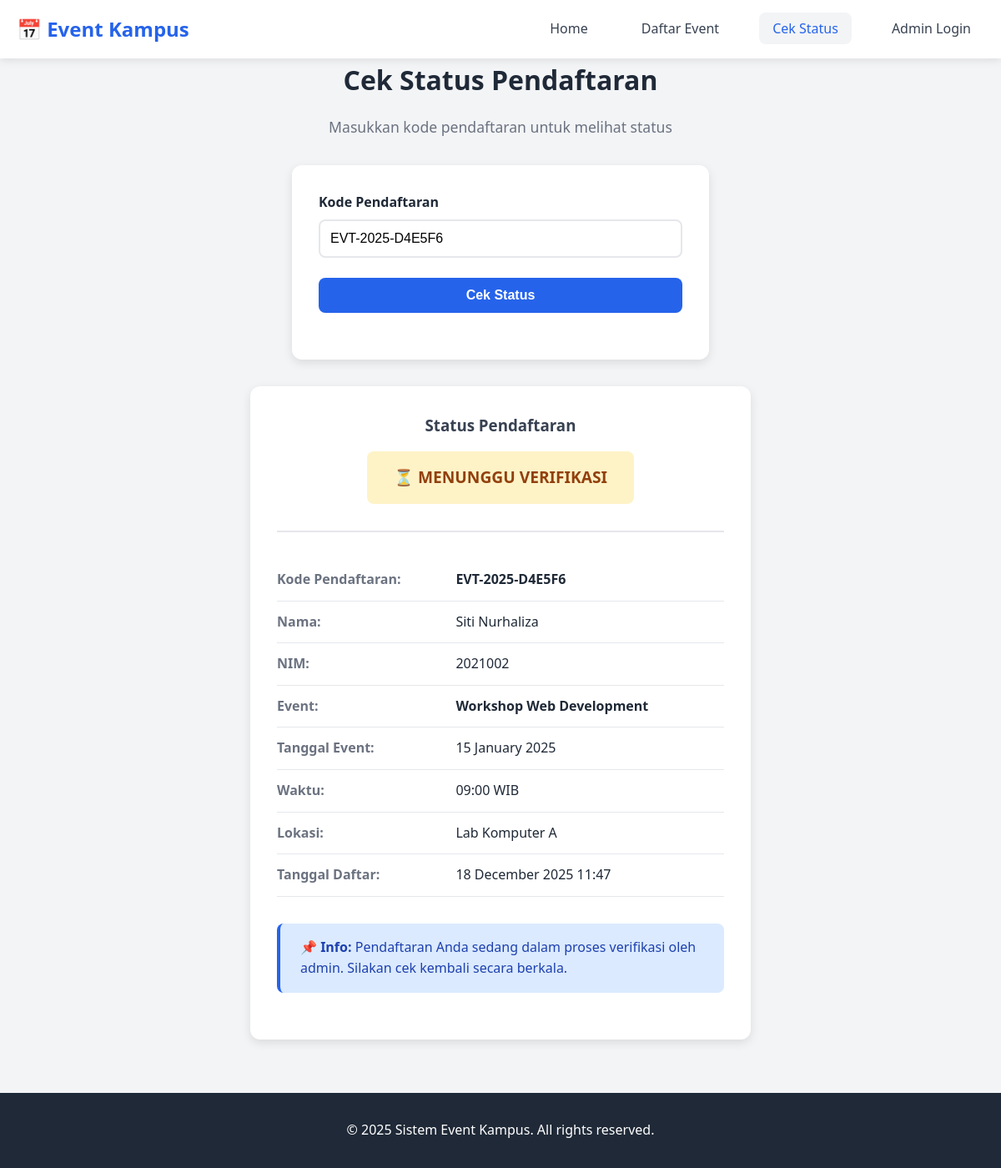
Screenshot of /cek_status.php?kode=EVT-2025-D4E5F6 with the database file from the repository.
### tables this page shows
CREATE TABLE pendaftaran (
    daftar_id INT AUTO_INCREMENT PRIMARY KEY,
    peserta_id INT NOT NULL,
    event_id INT NOT NULL,
    tanggal_daftar TIMESTAMP DEFAULT CURRENT_TIMESTAMP,
    status ENUM('pending', 'diterima', 'ditolak') DEFAULT 'pending',
    kode_unik VARCHAR(20) UNIQUE NOT NULL,
    deleted_at TIMESTAMP NULL,
    FOREIGN KEY (peserta_id) REFERENCES peserta(peserta_id) ON DELETE CASCADE,
    FOREIGN KEY (event_id) REFERENCES event(event_id) ON DELETE CASCADE,
    INDEX idx_status (status),
    INDEX idx_kode (kode_unik),
    INDEX idx_deleted (deleted_at),
    UNIQUE KEY unique_registration (peserta_id, event_id, deleted_at)
);

CREATE TABLE peserta (
    peserta_id INT AUTO_INCREMENT PRIMARY KEY,
    nama VARCHAR(100) NOT NULL,
    nim VARCHAR(20) NOT NULL UNIQUE,
    email VARCHAR(100) NOT NULL,
    no_hp VARCHAR(15) NOT NULL,
    jurusan VARCHAR(100),
    created_at TIMESTAMP DEFAULT CURRENT_TIMESTAMP,
    deleted_at TIMESTAMP NULL,
    INDEX idx_nim (nim),
    INDEX idx_email (email),
    INDEX idx_deleted (deleted_at)
);

CREATE TABLE event (
    event_id INT AUTO_INCREMENT PRIMARY KEY,
    nama_event VARCHAR(200) NOT NULL,
    tanggal DATE NOT NULL,
    waktu TIME NOT NULL,
    lokasi VARCHAR(200) NOT NULL,
    narasumber VARCHAR(200),
    deskripsi TEXT,
    kuota INT NOT NULL DEFAULT 0,
    banner VARCHAR(255),
    created_at TIMESTAMP DEFAULT CURRENT_TIMESTAMP,
    updated_at TIMESTAMP DEFAULT CURRENT_TIMESTAMP ON UPDATE CURRENT_TIMESTAMP,
    deleted_at TIMESTAMP NULL,
    INDEX idx_tanggal (tanggal),
    INDEX idx_deleted (deleted_at)
);

### config/db_connect.php (called while the page is built, shortened)
<?php
$conn = new mysqli(DB_HOST, DB_USER, DB_PASS, DB_NAME);
$conn->set_charset("utf8mb4");
function clean_input($data) {
    global $conn;
    $data = trim($data);
    $data = stripslashes($data);
    $data = htmlspecialchars($data, ENT_QUOTES, 'UTF-8');
    return $conn->real_escape_string($data);
}
?>

### public/cek_status.php (the view, shortened to what this page needs)
<?php
require_once '../config/db_connect.php';
$kode = isset($_GET['kode']) ? clean_input($_GET['kode']) : '';
$pendaftaran = null;
if (!empty($kode)) {
    $query = "SELECT pf.*, ps.nama, ps.nim, ps.email, ps.no_hp, e.nama_event, e.tanggal, e.waktu, e.lokasi
              FROM pendaftaran pf
              JOIN peserta ps ON pf.peserta_id = ps.peserta_id
              JOIN event e ON pf.event_id = e.event_id
              WHERE pf.kode_unik = ? AND pf.deleted_at IS NULL";
    $stmt = $conn->prepare($query);
    $stmt->bind_param("s", $kode);
    $stmt->execute();
    $result = $stmt->get_result();
    if ($result->num_rows > 0) {
        $pendaftaran = $result->fetch_assoc();
    }
}
?>
<!DOCTYPE html>
<html lang="id">
<head>
    <link rel="stylesheet" href="../assets/css/style.css">
</head>
<body>
    <nav class="navbar">
        <div class="container">
            <div class="nav-brand">
                <h1>📅 Event Kampus</h1>
            </div>
            <ul class="nav-menu">
                <li><a href="index.php">Home</a></li>
                <li><a href="daftar_event.php">Daftar Event</a></li>
                <li><a href="cek_status.php" class="active">Cek Status</a></li>
                <li><a href="../admin/admin_login.php">Admin Login</a></li>
            </ul>
        </div>
    </nav>
    <main class="container">
        <section class="page-header">
            <h2>Cek Status Pendaftaran</h2>
            <p>Masukkan kode pendaftaran untuk melihat status</p>
        </section>
        <div class="form-container" style="max-width: 500px;">
            <form method="GET" action="">
                <div class="form-group">
                    <label for="kode">Kode Pendaftaran</label>
                    <input
                        type="text"
                        id="kode"
                        name="kode"
                        class="form-control"
                        placeholder="Contoh: EVT-2025-ABC123"
                        value="<?php echo htmlspecialchars($kode); ?>"
                        required
                    >
                </div>
                <div class="form-group">
                    <button type="submit" class="btn btn-primary" style="width: 100%;">
                        Cek Status
                    </button>
                </div>
            </form>
        </div>
        <?php if (!empty($kode)): ?>
            <?php if ($pendaftaran): ?>
                <div class="status-card">
                    <div class="status-header">
                        <h3>Status Pendaftaran</h3>
                        <div class="status-badge-large status-<?php echo $pendaftaran['status']; ?>">
                            <?php
                            if ($pendaftaran['status'] === 'pending') echo '⏳ Menunggu Verifikasi';
                            elseif ($pendaftaran['status'] === 'diterima') echo '✅ Diterima';
                            else echo '❌ Ditolak';
                            ?>
                        </div>
                    </div>
                    <div class="info-row">
                        <div class="info-label">Kode Pendaftaran:</div>
                        <div class="info-value"><strong><?php echo htmlspecialchars($pendaftaran['kode_unik']); ?></strong></div>
                    </div>
                    <div class="info-row">
                        <div class="info-label">Nama:</div>
                        <div class="info-value"><?php echo htmlspecialchars($pendaftaran['nama']); ?></div>
                    </div>
                    <div class="info-row">
                        <div class="info-label">NIM:</div>
                        <div class="info-value"><?php echo htmlspecialchars($pendaftaran['nim']); ?></div>
                    </div>
                    <div class="info-row">
                        <div class="info-label">Event:</div>
                        <div class="info-value"><strong><?php echo htmlspecialchars($pendaftaran['nama_event']); ?></strong></div>
                    </div>
                    <div class="info-row">
                        <div class="info-label">Tanggal Event:</div>
                        <div class="info-value"><?php echo date('d F Y', strtotime($pendaftaran['tanggal'])); ?></div>
                    </div>
                    <div class="info-row">
                        <div class="info-label">Waktu:</div>
                        <div class="info-value"><?php echo date('H:i', strtotime($pendaftaran['waktu'])); ?> WIB</div>
                    </div>
                    <div class="info-row">
                        <div class="info-label">Lokasi:</div>
                        <div class="info-value"><?php echo htmlspecialchars($pendaftaran['lokasi']); ?></div>
                    </div>
                    <div class="info-row">
                        <div class="info-label">Tanggal Daftar:</div>
                        <div class="info-value"><?php echo date('d F Y H:i', strtotime($pendaftaran['tanggal_daftar'])); ?></div>
                    </div>
                    <?php if ($pendaftaran['status'] === 'pending'): ?>
                        <div class="alert alert-info" style="margin-top: 2rem;">
                            <strong>📌 Info:</strong> Pendaftaran Anda sedang dalam proses verifikasi oleh admin. Silakan cek kembali secara berkala.
                        </div>
                    <?php elseif ($pendaftaran['status'] === 'diterima'): ?>
                        <div class="alert alert-success" style="margin-top: 2rem;">
                            <strong>🎉 Selamat!</strong> Pendaftaran Anda telah diterima. Jangan lupa hadir pada event tersebut. Simpan kode pendaftaran ini sebagai bukti.
                        </div>
                    <?php else: ?>
                        <div class="alert alert-danger" style="margin-top: 2rem;">
                            <strong> Maaf!</strong> Pendaftaran Anda ditolak. Silakan hubungi panitia untuk informasi lebih lanjut.
                        </div>
                    <?php endif; ?>
                </div>
            <?php else: ?>
                <div class="alert alert-danger" style="max-width: 500px; margin: 2rem auto;">
                    <strong> Tidak Ditemukan!</strong> Kode pendaftaran tidak valid atau tidak ditemukan dalam sistem.
                </div>
            <?php endif; ?>
        <?php endif; ?>
    </main>
    <footer>
        <div class="container">
            <p>&copy; 2025 Sistem Event Kampus. All rights reserved.</p>
        </div>
    </footer>
</body>
</html>

### assets/style.css (style rules this page uses)
* { margin: 0; padding: 0; box-sizing: border-box; }
:root { --primary-color: #2563eb; --secondary-color: #7c3aed; --success-color: #10b981; --danger-color: #ef4444; --warning-color: #f59e0b; --dark: #1f2937; --light: #f3f4f6; --white: #ffffff; --text-dark: #374151; --border-color: #e5e7eb; }
body { font-family: 'Segoe UI', Tahoma, Geneva, Verdana, sans-serif; line-height: 1.6; color: var(--text-dark); background-color: var(--light); }
.container { max-width: 1200px; margin: 0 auto; padding: 0 20px; }
.navbar { background: var(--white); box-shadow: 0 2px 10px rgba(0,0,0,0.1); padding: 1rem 0; position: sticky; top: 0; z-index: 100; }
.navbar .container { display: flex; justify-content: space-between; align-items: center; }
.nav-brand h1 { font-size: 1.5rem; color: var(--primary-color); }
.nav-menu { display: flex; list-style: none; gap: 2rem; }
.nav-menu a { text-decoration: none; color: var(--text-dark); font-weight: 500; transition: color 0.3s; padding: 0.5rem 1rem; border-radius: 8px; }
.nav-menu a:hover, .nav-menu a.active { color: var(--primary-color); background: var(--light); }
.btn { display: inline-block; padding: 0.75rem 1.5rem; text-decoration: none; border-radius: 8px; font-weight: 600; transition: all 0.3s; border: none; cursor: pointer; font-size: 1rem; }
.btn-primary { background: var(--primary-color); color: var(--white); }
main { padding: 3rem 0; min-height: calc(100vh - 200px); }
.events-section h3, .page-header h2 { font-size: 2rem; margin-bottom: 1rem; color: var(--dark); }
.page-header { text-align: center; margin-bottom: 2rem; }
.page-header p { color: #6b7280; font-size: 1.1rem; }
.form-container { max-width: 600px; margin: 2rem auto; background: var(--white); padding: 2rem; border-radius: 12px; box-shadow: 0 4px 12px rgba(0,0,0,0.1); }
.form-group { margin-bottom: 1.5rem; }
.form-group label { display: block; margin-bottom: 0.5rem; font-weight: 600; color: var(--dark); }
.form-control { width: 100%; padding: 0.75rem; font-size: 1rem; border: 2px solid var(--border-color); border-radius: 8px; transition: all 0.3s; }
.alert { padding: 1rem 1.5rem; border-radius: 8px; margin-bottom: 1.5rem; }
.alert-info { background: #dbeafe; color: #1e40af; border-left: 4px solid var(--primary-color); }
footer { background: var(--dark); color: var(--white); text-align: center; padding: 2rem 0; margin-top: 4rem; }

### public/cek_status.php (style rules this page uses)
.status-card { max-width: 600px; margin: 2rem auto; background: var(--white); border-radius: 12px; padding: 2rem; box-shadow: 0 4px 12px rgba(0,0,0,0.1); }
.status-header { text-align: center; margin-bottom: 2rem; padding-bottom: 1rem; border-bottom: 2px solid var(--border-color); }
.status-badge-large { display: inline-block; padding: 1rem 2rem; border-radius: 8px; font-size: 1.2rem; font-weight: 700; text-transform: uppercase; margin: 1rem 0; }
.status-pending { background: #fef3c7; color: #92400e; }
.info-row { display: flex; padding: 0.75rem 0; border-bottom: 1px solid var(--border-color); }
.info-label { width: 40%; font-weight: 600; color: #6b7280; }
.info-value { width: 60%; color: var(--dark); }

### rows the page displays
pendaftaran: kode_unik "EVT-2025-D4E5F6", peserta.nama "Siti Nurhaliza", peserta.nim "2021002", event.nama_event "Workshop Web Development", event.tanggal "15 January 2025", event.waktu "09:00", event.lokasi "Lab Komputer A", tanggal_daftar "18 December 2025 11:47"
